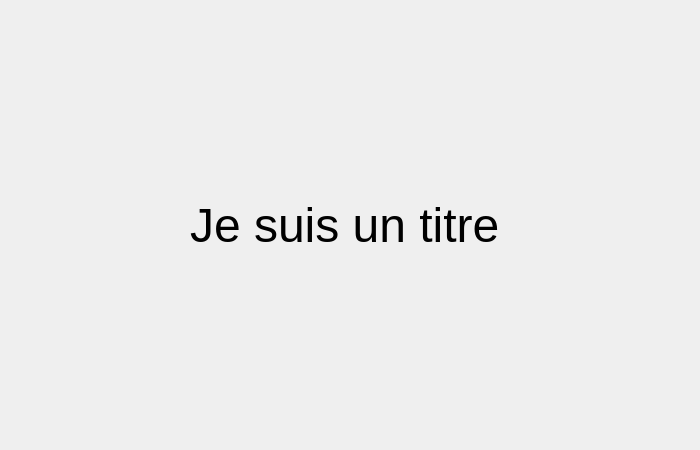
<?xml version="1.0" encoding="UTF-8"?>
<ui version="4.0">
 <class>TitlePage</class>
 <widget class="QWidget" name="TitlePage">
  <property name="geometry">
   <rect>
    <x>0</x>
    <y>0</y>
    <width>700</width>
    <height>450</height>
   </rect>
  </property>
  <property name="windowTitle">
   <string>Form</string>
  </property>
  <widget class="QLabel" name="label">
   <property name="geometry">
    <rect>
     <x>190</x>
     <y>140</y>
     <width>331</width>
     <height>171</height>
    </rect>
   </property>
   <property name="font">
    <font>
     <pointsize>36</pointsize>
    </font>
   </property>
   <property name="text">
    <string>Je suis un titre</string>
   </property>
  </widget>
 </widget>
 <resources/>
 <connections/>
</ui>
